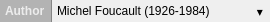
<?xml version="1.0" encoding="UTF-8"?>

<!--                                                            [licblock]
This file is part of Tkacz. 
Copyright (c) 2012-2014 Thibault Polge. All rights reserved.

This program is free software: you can redistribute it and/or modify
it under the terms of the GNU Affero General Public License as published by
the Free Software Foundation, either version 3 of the License, or
(at your option) any later version.

This program is distributed in the hope that it will be useful,
but WITHOUT ANY WARRANTY; without even the implied warranty of
MERCHANTABILITY or FITNESS FOR A PARTICULAR PURPOSE.  See the
GNU Affero General Public License for more details.

You should have received a copy of the GNU Affero General Public License
along with this program.  If not, see <http://www.gnu.org/licenses/>.
                                                               [/licblock]-->

<ui version="4.0">
 <class>PropertyEdit</class>
 <widget class="QWidget" name="PropertyEdit">
  <property name="geometry">
   <rect>
    <x>0</x>
    <y>0</y>
    <width>270</width>
    <height>22</height>
   </rect>
  </property>
  <property name="sizePolicy">
   <sizepolicy hsizetype="MinimumExpanding" vsizetype="Minimum">
    <horstretch>0</horstretch>
    <verstretch>0</verstretch>
   </sizepolicy>
  </property>
  <property name="windowTitle">
   <string>Form</string>
  </property>
  <property name="styleSheet">
   <string notr="true">#PropertyEditor {
	border-radius : 5px;
	background : transparent;
}

QLineEdit, QLabel {
	border : 1px solid transparent;
	padding : 2px;
	background : transparent;
	border : 0;
	margin : 0;
	spacing: 0;
}

#keyLabel {
	color : rgba(255,255,255,192);
	background : rgba(0,0,0,64);
	border-right : 1px solid  rgba(0,0,0,64);
	font-size : 9pt;
	font-weight : bold;
	text-transform : uppercase;
}

QToolButton {
background : transparent;
border : none;
padding: 0 2px;
}

QToolButton:hover {
	background : rgba(0,0,0,64);
}

#iconLabel {
color : rgba(0,0,0,128);
padding-left : 4px;}</string>
  </property>
  <layout class="QHBoxLayout" name="horizontalLayout">
   <property name="spacing">
    <number>0</number>
   </property>
   <property name="margin">
    <number>0</number>
   </property>
   <item>
    <widget class="QLabel" name="keyLabel">
     <property name="frameShape">
      <enum>QFrame::NoFrame</enum>
     </property>
     <property name="text">
      <string>Author</string>
     </property>
    </widget>
   </item>
   <item>
    <widget class="QStackedWidget" name="valueWidget">
     <property name="currentIndex">
      <number>0</number>
     </property>
     <widget class="QWidget" name="viewPage">
      <layout class="QVBoxLayout" name="verticalLayout">
       <property name="spacing">
        <number>0</number>
       </property>
       <property name="margin">
        <number>0</number>
       </property>
       <item>
        <widget class="QLabel" name="valueLabel">
         <property name="frameShape">
          <enum>QFrame::NoFrame</enum>
         </property>
         <property name="text">
          <string>Michel Foucault (1926-1984)</string>
         </property>
        </widget>
       </item>
      </layout>
     </widget>
     <widget class="QWidget" name="editPage">
      <layout class="QHBoxLayout" name="horizontalLayout_2">
       <property name="margin">
        <number>0</number>
       </property>
       <item>
        <widget class="QLineEdit" name="lineEdit">
         <property name="frame">
          <bool>false</bool>
         </property>
        </widget>
       </item>
      </layout>
     </widget>
    </widget>
   </item>
   <item>
    <widget class="QToolButton" name="toolButton">
     <property name="sizePolicy">
      <sizepolicy hsizetype="Fixed" vsizetype="Expanding">
       <horstretch>0</horstretch>
       <verstretch>0</verstretch>
      </sizepolicy>
     </property>
     <property name="text">
      <string>▾</string>
     </property>
    </widget>
   </item>
  </layout>
 </widget>
 <resources>
  <include location="../qrc/common.qrc"/>
 </resources>
 <connections/>
</ui>
